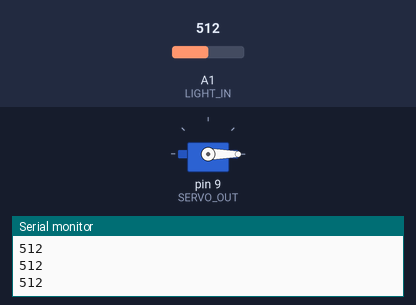
A sketch run on a simulated Arduino Uno, built with avr-gcc and run on an emulated ATmega328P. Parts: servo, the last lines printed to the serial monitor. Inputs (shaded band) come from the test bench; at power-on: A1 (LIGHT_IN) = 512.

Above: at 1.2 s.
1.3 s: A1 (LIGHT_IN) set to 520
At 1.8 s:
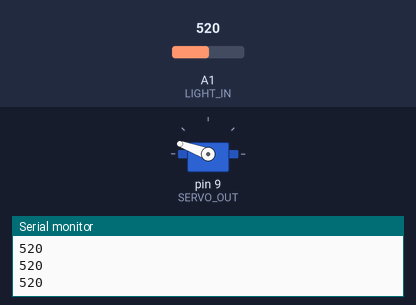
2.8 s: A1 (LIGHT_IN) set to 511
At 4.0 s:
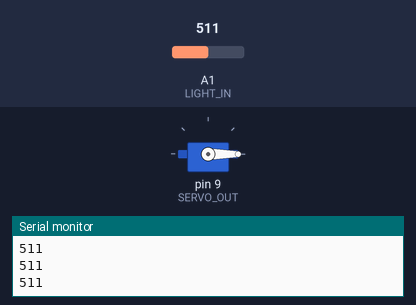
4.3 s: A1 (LIGHT_IN) set to 716
At 5.2 s:
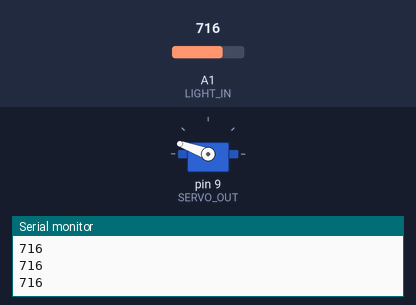
Timing chart, 0 to 7.3 s (numbered marks = the images above; inputs shaded):
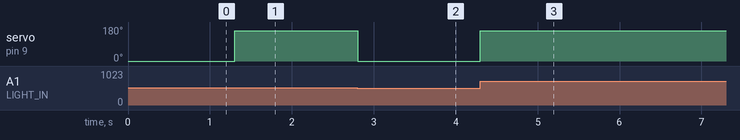

The sketch:

servo.ino
```cpp
// Simple Servomotor
//
// https://www.sparkfun.com/products/9065
//
// https://www.arduino.cc/en/Tutorial/Sweep

#include <Servo.h>

Servo servo;
const int SERVO_OUT = 9;
// Technically it supports up to 160
// but we're constrained by the exercise statement
const int MAX_ROTATION = 90;
const int LIGHT_IN = A1;

void setup() {
  Serial.begin(9600);
  servo.attach(SERVO_OUT);
  pinMode(LIGHT_IN, INPUT);
}

int MIN = -1;
int MAX = -1;
void loop() {
  // Normally we get values in the range 25 - 1000
  int light = analogRead(LIGHT_IN);
  Serial.println(light);

  if (MIN == -1 || light < MIN) {
    MIN = light;
  }

  if (MAX == -1 || light > MAX) {
    MAX = light;
  }

  int angle = map(light, MIN, MAX, 0, 160);

  servo.write(angle);
  delay(5);
}
```

Measured:
- the behaviour switches between 512 and 513 on A1 (LIGHT_IN) (found by bisection; images 0 and 1)
- after the input at 1.3 s, servo on pin 9 (SERVO_OUT): 0° → 160° at once
- after the input at 2.8 s, servo on pin 9 (SERVO_OUT): 160° → 0° at once
- after the input at 4.3 s, servo on pin 9 (SERVO_OUT): 0° → 160° at once
